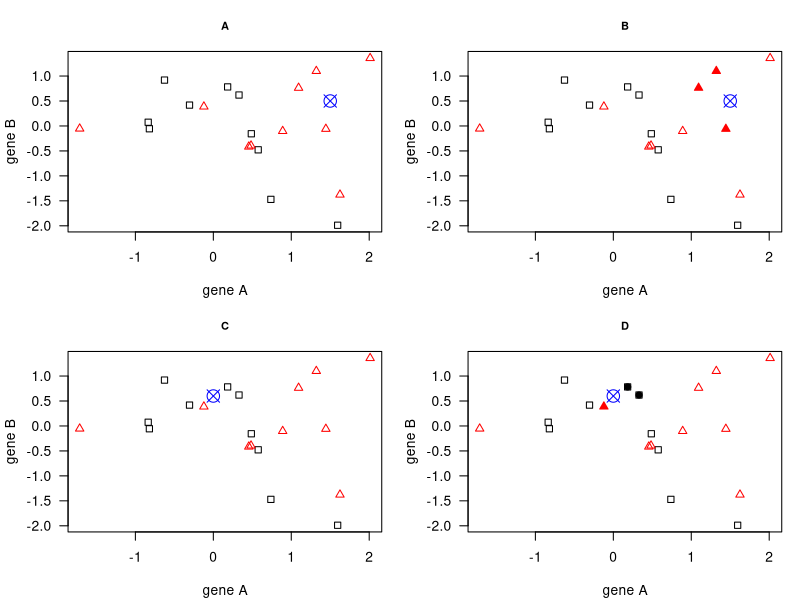

Source code (R): (Note: this script raises an error after producing the figure.)
## ---- chunk 1
#| label: fig-knn
#| fig-cap: An example of k-nearest neighbors algorithm with k=3; A) in the top a new sample (blue) is closest to three red triangle samples based on its gene A and gene B measurements and thus is classified as a red (B); in the bottom (C), a new sample (blue) is closest to 2 black dots and 1 red triangle based on its gene A and B measurements and is thus classified by majority vote as a black dot (D).
#| fig-width: 8
#| fig-height: 8
#| fig-align: center
#| echo: false
#| fig-cap-location: margin


# Example data
n1 <- 10
n2 <- 10
set.seed(1)
x <- c(rnorm(n1, mean=0, sd=1), rnorm(n2, mean=0.5, sd=1))
y <- rnorm(n1+n2, mean=0, sd=1)

group <- rep(1, (n1+n2))
group[1:n1] <- 0
idx.1 <- which(group==0)
idx.2 <- which(group==1)

# new points
p1 <- c(1.5, 0.5)
p2 <- c(0, 0.6)

# distance 
dist.1 <- c()
dist.2 <- c()
for (i in 1:length(x))
{
  dist.1[i] <- round(sqrt((p1[1]-x[i])^2 + (p1[2]-y[i])^2),2)
  dist.2[i] <- round(sqrt((p2[1]-x[i])^2 + (p2[2]-y[i])^2),2)
}

# find nearest friends
n.idx1 <- order(dist.1)
n.idx2 <- order(dist.2)


my.xlab <- "gene A"
my.ylab <- "gene B"

par(mfrow=c(2,2), mar=c(4, 4, 3, 1) + 0.1)
# a) 
plot(x[idx.1],y[idx.1], pch=0, las=1, xlim=c(min(x), max(x)), ylim=c(min(y), max(y)), xlab = my.xlab, ylab = "gene B", main = "A", cex.main = 0.8)
points(x[idx.2], y[idx.2], pch=2, col="red")
points(p1[1], p1[2], pch=13, col="blue", cex=2)
# b) 
plot(x[idx.1],y[idx.1], pch=0, las=1, xlim=c(min(x), max(x)), ylim=c(min(y), max(y)), xlab = my.xlab, ylab = "gene B", main = "B", cex.main = 0.8)
points(x[idx.2], y[idx.2], pch=2, col="red")
points(p1[1], p1[2], pch=13, col="blue", cex=2)
points(x[n.idx1[1:3]], y[n.idx1[1:3]], pch=17, col="red")
# c) 
plot(x[idx.1],y[idx.1], pch=0, las=1, xlim=c(min(x), max(x)), ylim=c(min(y), max(y)), xlab = my.xlab, ylab = "gene B", main = "C", cex.main = 0.8)
points(x[idx.2], y[idx.2], pch=2, col="red")
points(p2[1], p2[2], pch=13, col="blue", cex=2)
# d)
plot(x[idx.1],y[idx.1], pch=0, las=1, xlim=c(min(x), max(x)), ylim=c(min(y), max(y)), xlab = my.xlab, ylab = "gene B", main = "D", cex.main = 0.8)
points(x[idx.2], y[idx.2], pch=2, col="red")
points(p2[1], p2[2], pch=13, col="blue", cex=2)
points(x[n.idx2[1]], y[n.idx2[1]], pch=17, col="red")
points(x[n.idx2[2:3]], y[n.idx2[2:3]], pch=19, col="black")

## ---- chunk 2
#| label: fig-data-split
#| fig-cap: Example of splitting data into train (50%), validation (25%) and test (25%) set
#| fig-cap-location: margin
#| fig-align: center
#| echo: false
#| out-width: 100%

knitr::include_graphics("figures/data-split-02.png")
## ---- chunk 3
#| label: fig-data-split-kfold
#| fig-cap: Example of k-fold cross validation split (k = 3)
#| fig-cap-location: margin
#| fig-align: center
#| echo: false
#| out-width: 100%
#| 
knitr::include_graphics("figures/data-split-kfolds-02.png")
##Eva: k=1,2,3 look identical. Can the splits be indicated somehow, circle the validation fold or something similar? I see 20 different objects, so I would expect 6 or 7 objects in each validation set. Use 'validation set' and 'training set' instead of 'validation fold' etc.
## ---- chunk 4
#| label: fig-data-split-loocv
#| fig-cap: Example of LOOCV, leave-one-out cross validation
#| fig-cap-location: margin
#| fig-align: center
#| echo: false
#| out-width: 100%

knitr::include_graphics("figures/data-split-loocv-02.png")
